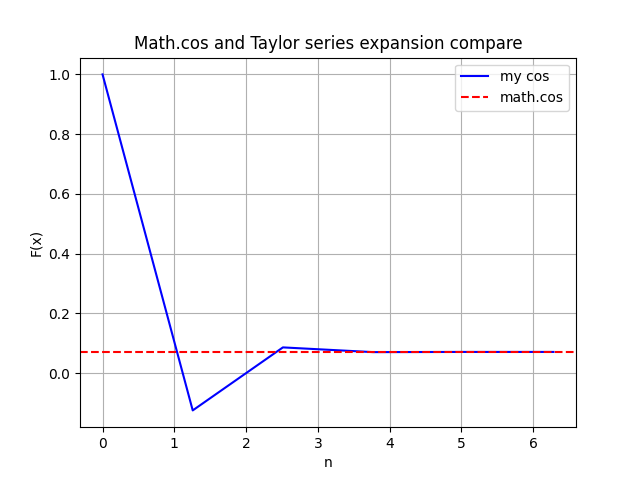

Write Python code to recreate this figure.
import math
import numpy as np
import matplotlib.pyplot as plt
from cosine import Cosine
from input_check import input_float
from decorator import repeat_on_demand

def Output(x, n, res, fres, eps):
    """Display result"""
    print("| {:^5} | {:^5} | {:^10} | {:^10} | {:^5} |".format("x", "n", "F(x)", "Math F(x)", "eps"))
    print("-" * 50)
    print("| {:^5.2f} | {:^5} | {:^10.6f} | {:^10.6f} | {:^5.5f} |".format(x, n, res, fres, eps))

@repeat_on_demand()
def Task3():
    """Calculate cosine and plotting"""
    cos = Cosine()
    x = input_float()
    res = cos.calculate(x)
    
    x_vals = np.linspace(0, 2 * math.pi, len(cos.terms))
    y_vals = cos.terms
    
    print("Cos =", res)
    print("Mode =", cos.get_mode())
    print("Mean =", cos.get_mean())
    print("Median =", cos.get_median())
    print("Variance =", cos.get_variance())
    print("Standart deviation =", cos.get_standart_deviation())
    
    Output(x, len(cos.terms), res, math.cos(x), cos.eps)
    
    plt.plot(x_vals, y_vals, color="blue", label="my cos")
    plt.axhline(y=math.cos(x), color="red", linestyle="--", label="math.cos")
    plt.xlabel('n')
    plt.ylabel('F(x)')
    plt.legend()
    plt.grid(True)
    plt.title("Math.cos and Taylor series expansion compare")

    plt.savefig("task3.png")

    plt.show()